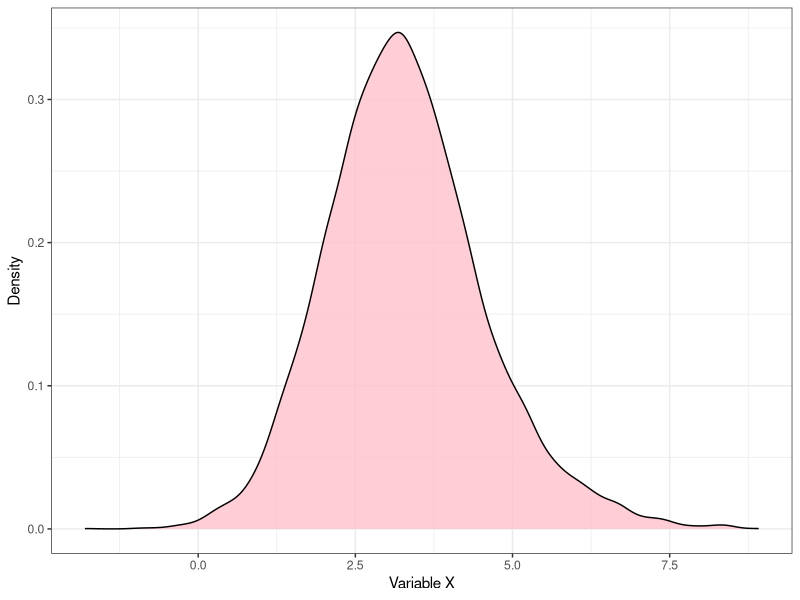
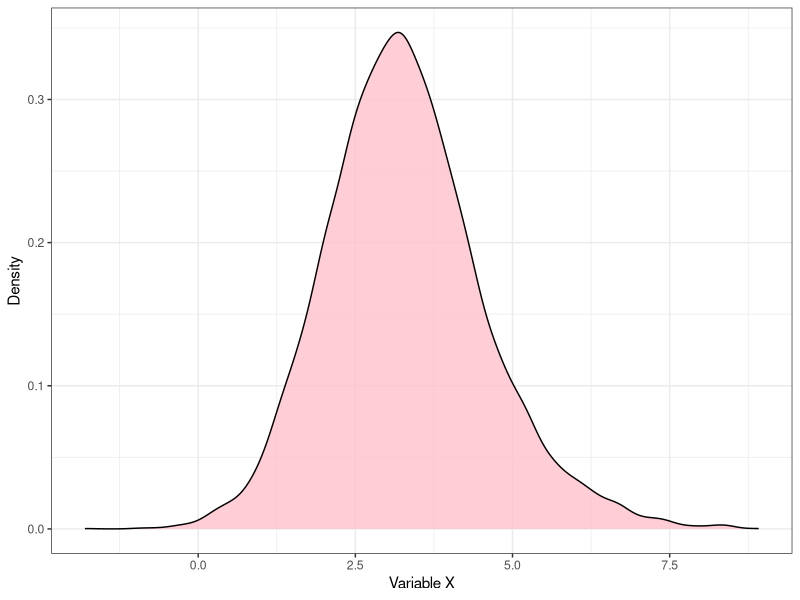

These figures' R source, in order: (Note: this script raises an error after producing the figures.)
library(ggplot2)

dat <- read.csv("Density_plot_sample_data_1.csv")
head(dat)

# no grouping
p <- ggplot(data = dat, aes(x = X)) + 
  geom_density( alpha = 0.8, fill = "pink", position = "identity") + 
  theme_bw() + 
  xlab("Variable X") + ylab("Density") 

p


ggsave(p, file = "Density_plot_no_group_1.png", height = 3, width = 7)

# with grouping 
p <- ggplot(data = dat, aes(x = X,  fill = group)) + 
  geom_density( alpha = 0.8, position = "identity") + 
  theme_bw() + 
  scale_fill_manual(values = c("pink", "lightblue"))+
  xlab("Variable X") + ylab("Density") 

p


ggsave(p, file = "Density_plot_two_groups_1.png", height = 3, width = 7)
